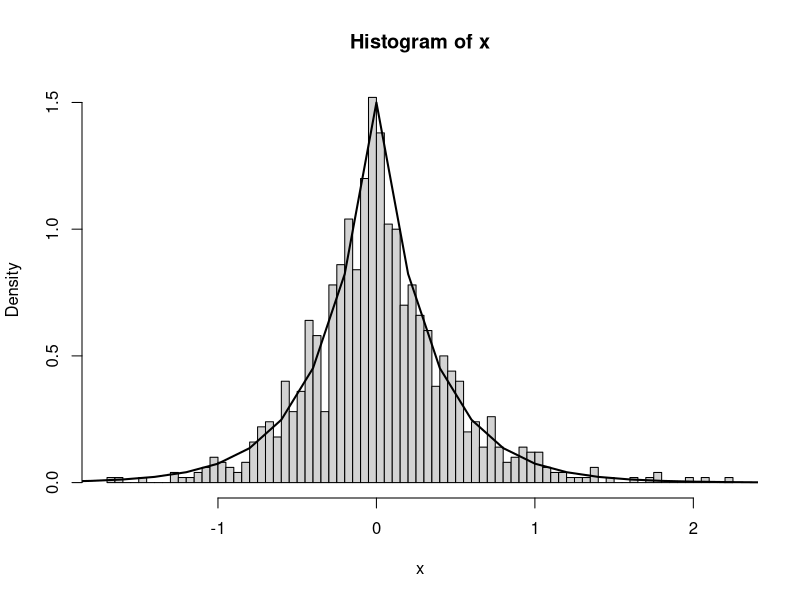
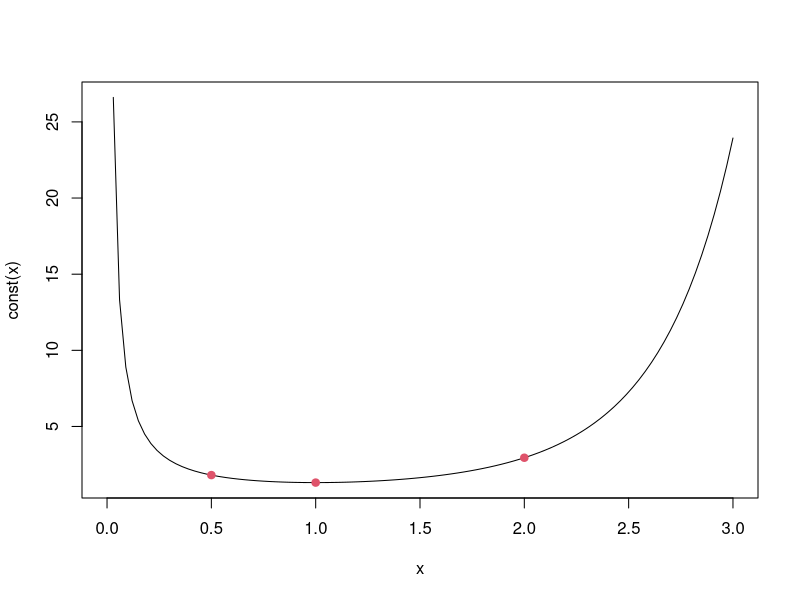
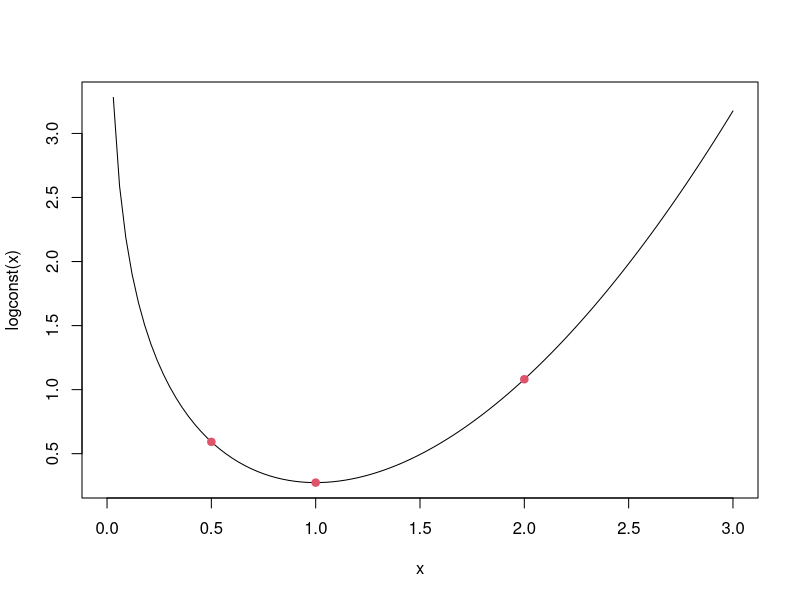
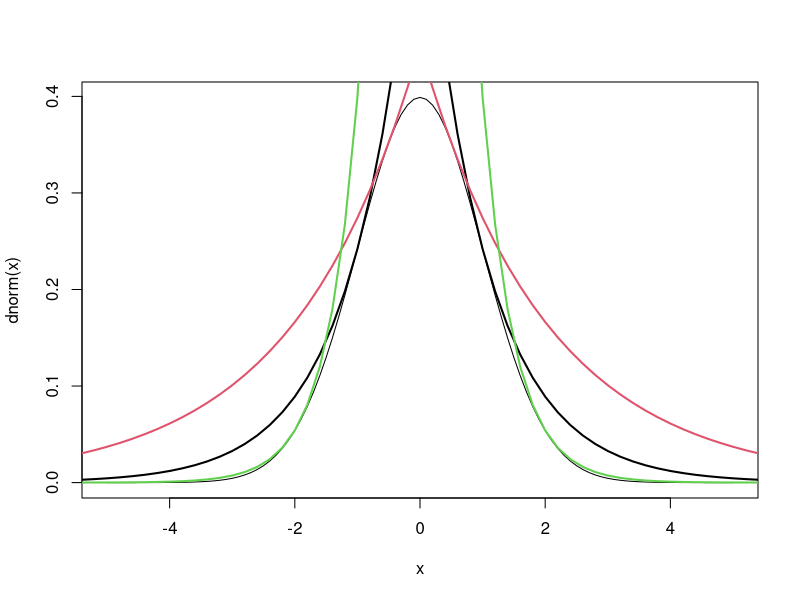
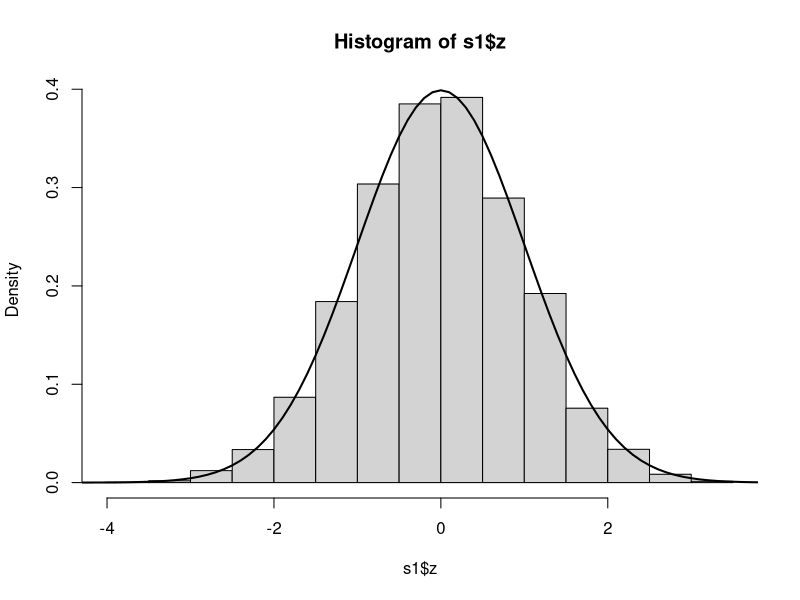
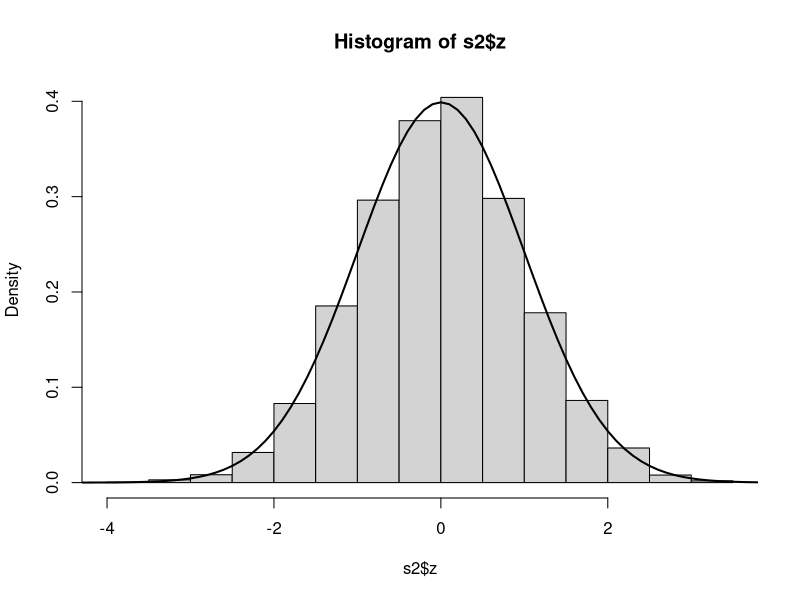
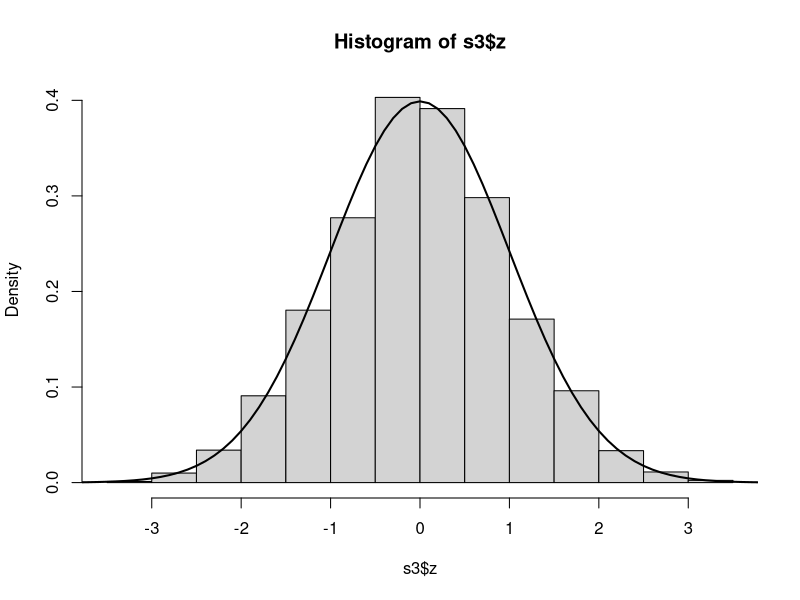
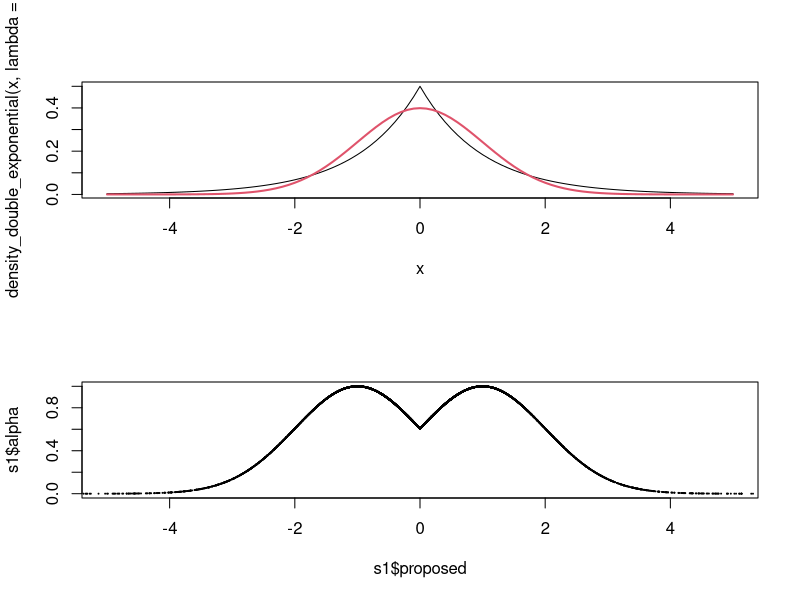

Write the R code that produced these figures, in order.
library(dplyr)
library(ggplot2)
library(tidyr)

# Simulate from normal distribution using rejection sampling --------------


## simulate from double exponential----------------------------------
density_double_exponential <- function(x, lambda){
  return(lambda/2 *
           exp(-lambda * abs(x)))
}
logdensity_double_exponential <- function(x, lambda){
  return(log(lambda/2) 
           -lambda * abs(x))
}

simulate_double_exponential =  function(nsamples, lambda)
{
  #here i have "cheated" and used r function to sample from exponential 
  #and binomial!!!
  z = rexp(nsamples, lambda)
  y = sample(c(0,1), nsamples,
             prob=c(0.5,0.5), replace=TRUE)
  x = c(z[y==0], -z[y==1])
  return(x)
}
ll = 3
x = simulate_double_exponential(1000, lambda = ll)
hist(x, freq = F, n =100)
curve(density_double_exponential(x,lambda = ll), from = -10,
      to = 10, add =T, lwd = 2)


# Rejection sampling to simulate from N(0,1) ------------------------------


#compute constant c (as function of lambda)
const = function(lambda)
  return(sqrt(2/pi) * exp(0.5*lambda^2)/lambda)

logconst = function(lambda)
  return(log(sqrt(2/pi))  + (0.5*lambda^2) -log(lambda))

# how does c varies with lambda?
curve(const, from = 0, to = 3)
points(c(0.5,1,2), const(c(0.5,1,2)), pch = 19, col = 2)

curve(logconst, from = 0, to = 3)
points(c(0.5,1,2), logconst(c(0.5,1,2)), pch = 19, col = 2)

curve(dnorm(x), from = -5, to = 5)
curve(density_double_exponential(x,lambda = 1) * const(lambda =1), from = -10,
      to = 10, add =T, lwd = 2)
curve(density_double_exponential(x,lambda = .5)* const(lambda =.5), from = -10,
      to = 10, add =T, lwd = 2, col = 2)
curve(density_double_exponential(x,lambda = 2)* const(lambda =2), from = -10,
      to = 10, add =T, lwd = 2, col = 3)



rej_sampling = function(n, ll)
{
  # simulate from double exponential
  x  <- simulate_double_exponential(nsamples = n, 
                                       lambda=ll) 
  # generate from the unif[0,1]
  u <- runif(n) 
  
  # compute log accept probbaility
  log_alpha <- -logconst(ll) + dnorm(x, log = T) -
    logdensity_double_exponential(x, lambda = ll)
  
  ind <- u < exp(log_alpha)
  accepted <- x[ind]
  return(list(z = accepted,
              proposed = x,
              alpha = exp(log_alpha),
              n = sum(ind)))
}

nsamples = 10000
# lambda = 1
s1 = rej_sampling(n = nsamples, ll  = 1)
hist(s1$z, freq = F)
curve(dnorm, from = -5, to = 5, add=T, lwd = 2)

# lambda = 0.5
s2 = rej_sampling(n = nsamples, ll  = 0.5)
hist(s2$z, freq = F)
curve(dnorm, from = -5, to = 5, add=T, lwd = 2)


# lambda = 2
s3 = rej_sampling(n = nsamples, ll  = 2)
hist(s3$z, freq = F)
curve(dnorm, from = -5, to = 5, add=T, lwd = 2)

#number  of accepted
s1$n
s2$n
s3$n

# illustration of weigts
par(mfrow =  c(2,1))
curve(density_double_exponential(x, lambda = 1), from = -5, to = 5)
curve(dnorm, add=T, lwd = 2, col = 2)

plot(s1$proposed, s1$alpha, pch = 19, cex = 0.1, xlim = c(-5,5))


# Illustration of importance sampling -------------------------------------

## plot the best proposals and the target together
par(mfrow = c(1,1))
curve(dnorm(x)/(0.5*dexp(abs(x), rate  = 1)), from = -4, to = 4,  
      col = 3, lwd=2, ylab="", lty=3)
curve(0.5*dexp(abs(x), rate  = 1), col = 2, lwd=2, add=T)
curve(dnorm(x), from =-4, to =4, lwd=3, add=T, lty=2)
legend("topleft", c("f(x)/g(x)", "f(x)", "g(x)" ), 
       col= c(3, 1,2), lwd=c(2,2, 2), lty = c(3,2,1))


## Try rejection sampling
finish = 0
while(finish==0)
{  
  ## step-by-step illustration  
  ## 1.) sample from the proposal distribution
  sample.x = simulate_double_exponential(1,lambda =1)
  
  ## 2.) Compute the acceptance probability alpha
  alpha = dnorm(sample.x)/(const(1) * dexp(abs(sample.x), rate  = 1))
  
  ## 3.) Generate a helping variable U from a uniform(0,1)
  u = runif(1, 0, 1)
  points(sample.x, u * const(1) * dexp(abs(sample.x), rate  = 1), pch = 19)
  Sys.sleep(1)
  ## 4.) Check if we accept it
  if(u <= alpha){
    y = sample.x
    col = "blue"
    points(sample.x,u * const(1) * dexp(abs(sample.x), rate  = 1), col=col, pch = 19)
    finish = 1
  } else {
    col = "red"
    points(sample.x,u * const(1) * dexp(abs(sample.x), rate  = 1), col=col, pch = 19)
  }
  Sys.sleep(2)
}    



# Weighted resampling -----------------------------------------------------

# use weighted resampling to generate from N(0,1) using 
# double exp as proposal

compute_weights = function(samples, lambda)
{
  lnum = dnorm(samples, log = T)
  lden = log(lambda/2) -lambda * abs(samples)
  weights = exp(lnum-lden)
  W = sum(weights)
  return(weights/W)
}

n = 10000
lambda = 1
proposals = simulate_double_exponential(n, lambda )
weights =  compute_weights(proposals, lambda)
resamples = sample(size = n/2, 
                   x = proposals, 
                   prob = weights, 
                   replace = T)

# black dots are proposals
p1 = data.frame(x = seq(-5,5, 0.01)) %>%
  mutate(norm = dnorm(x),
         dexp = lambda /2 *exp(-lambda * abs(x))) %>%
  pivot_longer(-x) %>%
  ggplot() + geom_line(aes(x,value, color = name, group =name)) +
  geom_point(data = data.frame(val =proposals), aes(x = val, y = 0), size = 1.5)

p1


resamples_df = data.frame(x = resamples) %>%
  group_by(x) %>% summarise(n = n()) %>%
  mutate(n = n/sum(n))

# p1+geom_segment(data = data.frame(x = proposals, 
#                                   y = weights*10^3), 
#                 aes(x=x,xend=x,y=0,yend=y))
p1+geom_segment(data = data.frame(x = proposals, 
                                  y = weights*10^3), 
                aes(x=x,xend=x,y=0,yend=y), color = rgb(.8,.8,.8,.05)) # +
  # geom_segment(data = resamples_df,
  #              aes(x=x,xend=x,y=0,yend=n*50), color = rgb(0, 0, 0,.15), size = 2)



ggplot(data = data.frame(x = resamples, dn = dnorm(resamples))) +
  geom_histogram(aes(x, y = ..density..), bins = 100) +
  geom_line(aes(x,dn), lwd = 2, color = "red")
